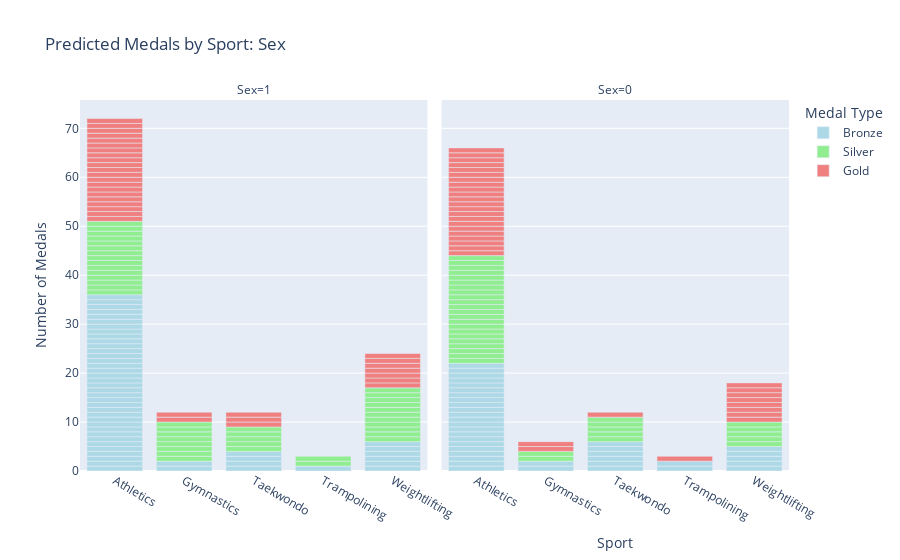

The notebook cell saved with this chart:
### Code cell
# Filter data for sports with significant medal predictions
sports_with_predictions = df.groupby('Sport')['pred_medal'].sum().sort_values(ascending=False).index[:5]
df_filtered = df[df['Sport'].isin(sports_with_predictions)]

# Plot predicted medals by sport and host status
fig = px.bar(df_filtered, x='Sport', color='pred_medal', facet_col='Sex', title='Predicted Medals by Sport: Sex',
             labels={'pred_medal': 'Medal Type', 'Sport': 'Sport'}, category_orders={'pred_medal': ['Bronze', 'Silver', 'Gold']},
             color_discrete_sequence=['lightblue', 'lightgreen', 'lightcoral'])
fig.update_layout(xaxis_title=None, yaxis_title='Number of Medals', legend_title='Medal Type')
fig.show()

### Figure 1 — Plotly figure (JSON) as saved in the notebook; plotly's stock layout.template omitted (floating-point values rounded to 4 significant figures)
{"data": [{"alignmentgroup": "True", "hovertemplate": "Medal Type=Bronze<br>Sex=1<br>Sport=%{x}<br>count=%{y}<extra></extra>", "legendgroup": "Bronze", "marker": {"color": "lightblue", "pattern": {"shape": ""}}, "name": "Bronze", "offsetgroup": "Bronze", "orientation": "v", "showlegend": true, "textposition": "auto", "type": "bar", "x": ["Athletics", "Athletics", "Athletics", "Athletics", "Athletics", "Athletics", "Athletics", "Athletics", "Athletics", "Athletics", "Athletics", "Athletics", "Athletics", "Athletics", "Athletics", "Athletics", "Athletics", "Athletics", "Athletics", "Athletics", "Athletics", "Athletics", "Athletics", "Athletics", "Athletics", "Athletics", "Athletics", "Athletics", "Athletics", "Athletics", "Athletics", "Athletics", "Athletics", "Athletics", "Athletics", "Athletics", "Gymnastics", "Gymnastics", "Taekwondo", "Taekwondo", "Taekwondo", "Taekwondo", "Trampolining", "Weightlifting", "Weightlifting", "Weightlifting", "Weightlifting", "Weightlifting", "Weightlifting"], "xaxis": "x", "y": [1, 1, 1, 1, 1, 1, 1, 1, 1, 1, 1, 1, 1, 1, 1, 1, 1, 1, 1, 1, 1, 1, 1, 1, 1, 1, 1, 1, 1, 1, 1, 1, 1, 1, 1, 1, 1, 1, 1, 1, 1, 1, 1, 1, 1, 1, 1, 1, 1], "yaxis": "y"}, {"alignmentgroup": "True", "hovertemplate": "Medal Type=Bronze<br>Sex=0<br>Sport=%{x}<br>count=%{y}<extra></extra>", "legendgroup": "Bronze", "marker": {"color": "lightblue", "pattern": {"shape": ""}}, "name": "Bronze", "offsetgroup": "Bronze", "orientation": "v", "showlegend": false, "textposition": "auto", "type": "bar", "x": ["Athletics", "Athletics", "Athletics", "Athletics", "Athletics", "Athletics", "Athletics", "Athletics", "Athletics", "Athletics", "Athletics", "Athletics", "Athletics", "Athletics", "Athletics", "Athletics", "Athletics", "Athletics", "Athletics", "Athletics", "Athletics", "Athletics", "Gymnastics", "Gymnastics", "Taekwondo", "Taekwondo", "Taekwondo", "Taekwondo", "Taekwondo", "Taekwondo", "Trampolining", "Trampolining", "Weightlifting", "Weightlifting", "Weightlifting", "Weightlifting", "Weightlifting"], "xaxis": "x2", "y": [1, 1, 1, 1, 1, 1, 1, 1, 1, 1, 1, 1, 1, 1, 1, 1, 1, 1, 1, 1, 1, 1, 1, 1, 1, 1, 1, 1, 1, 1, 1, 1, 1, 1, 1, 1, 1], "yaxis": "y2"}, {"alignmentgroup": "True", "hovertemplate": "Medal Type=Silver<br>Sex=1<br>Sport=%{x}<br>count=%{y}<extra></extra>", "legendgroup": "Silver", "marker": {"color": "lightgreen", "pattern": {"shape": ""}}, "name": "Silver", "offsetgroup": "Silver", "orientation": "v", "showlegend": true, "textposition": "auto", "type": "bar", "x": ["Athletics", "Athletics", "Athletics", "Athletics", "Athletics", "Athletics", "Athletics", "Athletics", "Athletics", "Athletics", "Athletics", "Athletics", "Athletics", "Athletics", "Athletics", "Gymnastics", "Gymnastics", "Gymnastics", "Gymnastics", "Gymnastics", "Gymnastics", "Gymnastics", "Gymnastics", "Taekwondo", "Taekwondo", "Taekwondo", "Taekwondo", "Taekwondo", "Trampolining", "Trampolining", "Weightlifting", "Weightlifting", "Weightlifting", "Weightlifting", "Weightlifting", "Weightlifting", "Weightlifting", "Weightlifting", "Weightlifting", "Weightlifting", "Weightlifting"], "xaxis": "x", "y": [1, 1, 1, 1, 1, 1, 1, 1, 1, 1, 1, 1, 1, 1, 1, 1, 1, 1, 1, 1, 1, 1, 1, 1, 1, 1, 1, 1, 1, 1, 1, 1, 1, 1, 1, 1, 1, 1, 1, 1, 1], "yaxis": "y"}, {"alignmentgroup": "True", "hovertemplate": "Medal Type=Silver<br>Sex=0<br>Sport=%{x}<br>count=%{y}<extra></extra>", "legendgroup": "Silver", "marker": {"color": "lightgreen", "pattern": {"shape": ""}}, "name": "Silver", "offsetgroup": "Silver", "orientation": "v", "showlegend": false, "textposition": "auto", "type": "bar", "x": ["Athletics", "Athletics", "Athletics", "Athletics", "Athletics", "Athletics", "Athletics", "Athletics", "Athletics", "Athletics", "Athletics", "Athletics", "Athletics", "Athletics", "Athletics", "Athletics", "Athletics", "Athletics", "Athletics", "Athletics", "Athletics", "Athletics", "Gymnastics", "Gymnastics", "Taekwondo", "Taekwondo", "Taekwondo", "Taekwondo", "Taekwondo", "Weightlifting", "Weightlifting", "Weightlifting", "Weightlifting", "Weightlifting"], "xaxis": "x2", "y": [1, 1, 1, 1, 1, 1, 1, 1, 1, 1, 1, 1, 1, 1, 1, 1, 1, 1, 1, 1, 1, 1, 1, 1, 1, 1, 1, 1, 1, 1, 1, 1, 1, 1], "yaxis": "y2"}, {"alignmentgroup": "True", "hovertemplate": "Medal Type=Gold<br>Sex=1<br>Sport=%{x}<br>count=%{y}<extra></extra>", "legendgroup": "Gold", "marker": {"color": "lightcoral", "pattern": {"shape": ""}}, "name": "Gold", "offsetgroup": "Gold", "orientation": "v", "showlegend": true, "textposition": "auto", "type": "bar", "x": ["Athletics", "Athletics", "Athletics", "Athletics", "Athletics", "Athletics", "Athletics", "Athletics", "Athletics", "Athletics", "Athletics", "Athletics", "Athletics", "Athletics", "Athletics", "Athletics", "Athletics", "Athletics", "Athletics", "Athletics", "Athletics", "Gymnastics", "Gymnastics", "Taekwondo", "Taekwondo", "Taekwondo", "Weightlifting", "Weightlifting", "Weightlifting", "Weightlifting", "Weightlifting", "Weightlifting", "Weightlifting"], "xaxis": "x", "y": [1, 1, 1, 1, 1, 1, 1, 1, 1, 1, 1, 1, 1, 1, 1, 1, 1, 1, 1, 1, 1, 1, 1, 1, 1, 1, 1, 1, 1, 1, 1, 1, 1], "yaxis": "y"}, {"alignmentgroup": "True", "hovertemplate": "Medal Type=Gold<br>Sex=0<br>Sport=%{x}<br>count=%{y}<extra></extra>", "legendgroup": "Gold", "marker": {"color": "lightcoral", "pattern": {"shape": ""}}, "name": "Gold", "offsetgroup": "Gold", "orientation": "v", "showlegend": false, "textposition": "auto", "type": "bar", "x": ["Athletics", "Athletics", "Athletics", "Athletics", "Athletics", "Athletics", "Athletics", "Athletics", "Athletics", "Athletics", "Athletics", "Athletics", "Athletics", "Athletics", "Athletics", "Athletics", "Athletics", "Athletics", "Athletics", "Athletics", "Athletics", "Athletics", "Gymnastics", "Gymnastics", "Taekwondo", "Trampolining", "Weightlifting", "Weightlifting", "Weightlifting", "Weightlifting", "Weightlifting", "Weightlifting", "Weightlifting", "Weightlifting"], "xaxis": "x2", "y": [1, 1, 1, 1, 1, 1, 1, 1, 1, 1, 1, 1, 1, 1, 1, 1, 1, 1, 1, 1, 1, 1, 1, 1, 1, 1, 1, 1, 1, 1, 1, 1, 1, 1], "yaxis": "y2"}], "layout": {"annotations": [{"font": {}, "showarrow": false, "text": "Sex=1", "x": 0.245, "xanchor": "center", "xref": "paper", "y": 1, "yanchor": "bottom", "yref": "paper"}, {"font": {}, "showarrow": false, "text": "Sex=0", "x": 0.755, "xanchor": "center", "xref": "paper", "y": 1, "yanchor": "bottom", "yref": "paper"}], "barmode": "relative", "legend": {"title": {"text": "Medal Type"}, "tracegroupgap": 0}, "title": {"text": "Predicted Medals by Sport: Sex"}, "xaxis": {"anchor": "y", "domain": [0, 0.49], "title": {}}, "xaxis2": {"anchor": "y2", "domain": [0.51, 1], "matches": "x", "title": {"text": "Sport"}}, "yaxis": {"anchor": "x", "domain": [0, 1], "title": {"text": "Number of Medals"}}, "yaxis2": {"anchor": "x2", "domain": [0, 1], "matches": "y", "showticklabels": false}}}
